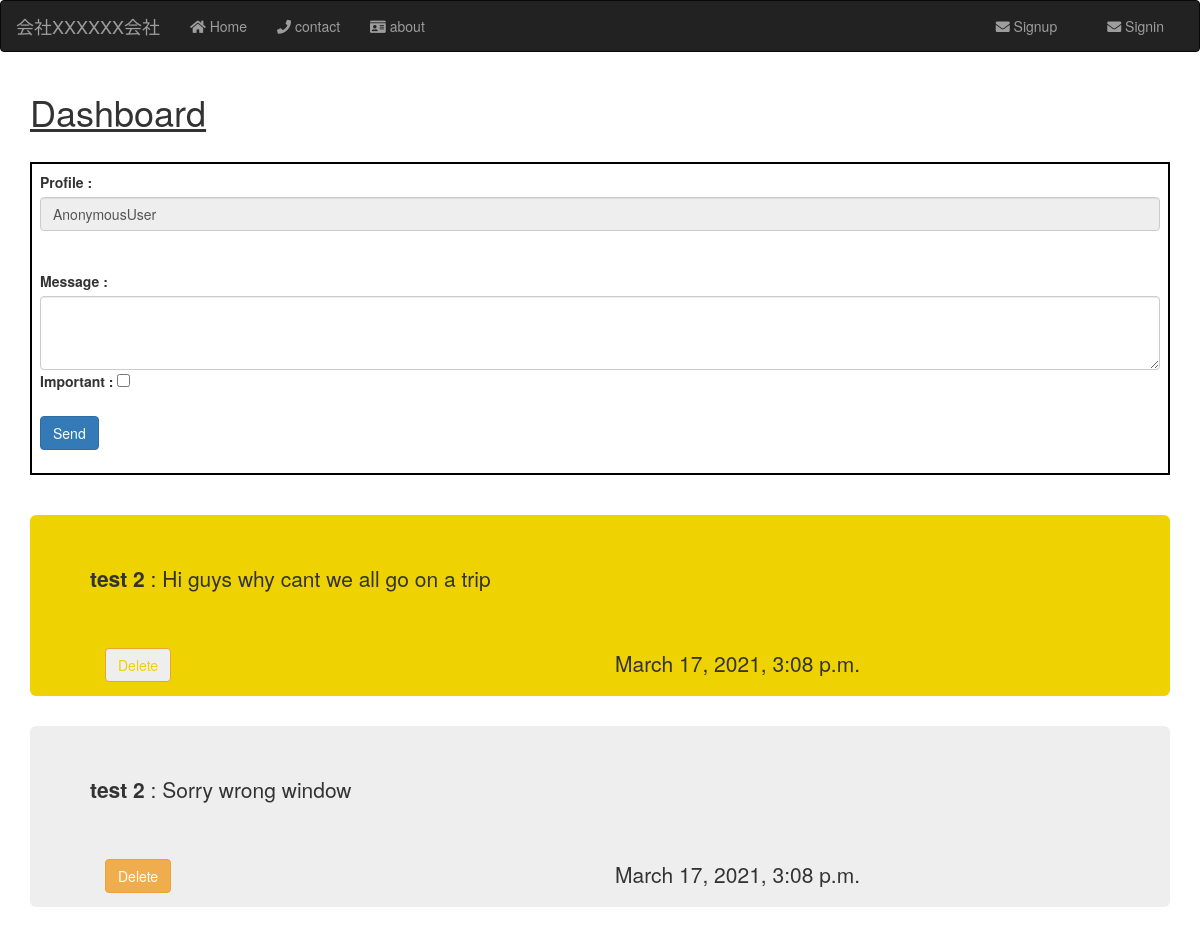
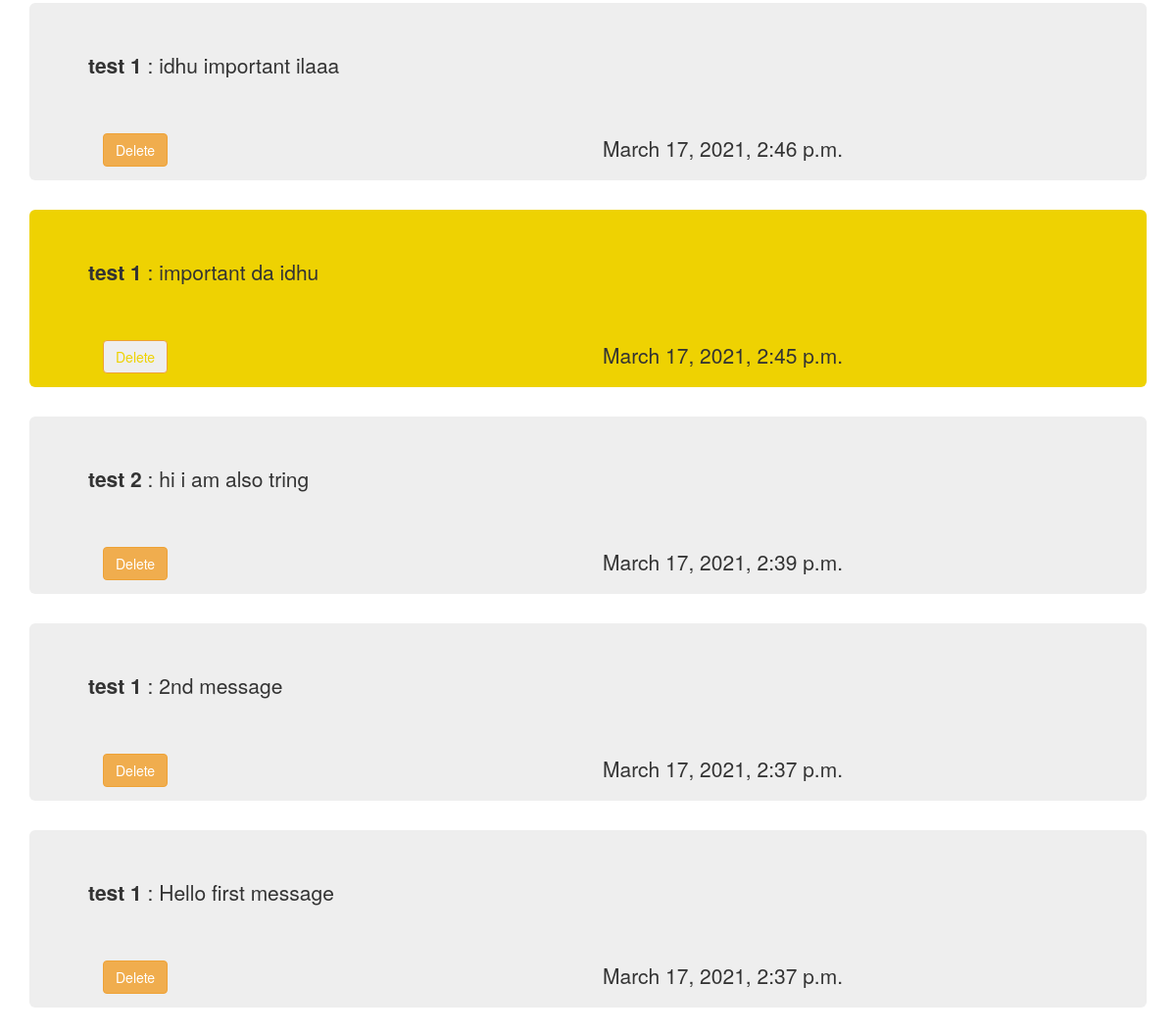
/dashboard/, run on the app's committed database (2 pictures, top to bottom).
### dashboard/models.py (models this page shows)
class Message(models.Model):
    user = models.ForeignKey(User, on_delete=models.CASCADE, related_name= "emp_message")
    user_profile = models.ForeignKey(user_profile, on_delete=models.CASCADE , related_name= "user_profile_message")
    employee = models.ForeignKey(Employee, on_delete=models.CASCADE , related_name= "emp")
    message = models.TextField(max_length=300)
    sender = models.ForeignKey(Employee, on_delete=models.CASCADE , related_name= "emp_sender")
    reciever = models.ForeignKey(Employee, on_delete=models.CASCADE , related_name= "emp_reciever" , blank=True , null=True)
    created_at = models.DateTimeField(auto_now_add=True)
    important = models.BooleanField(blank = True, null=True)
    def __str__(self):
        name = str(self.sender) +' ' +  str(self.message)[0:10]
        return str(name)

### structure/models.py (models this page shows, shortened)
class Employee(models.Model):
    user_profile = models.ForeignKey(user_profile, on_delete=models.CASCADE, null=True, blank=True )
    emp_no = models.IntegerField( primary_key=True)
    birth_date = models.DateField()
    first_name = models.CharField(max_length=14)
    last_name = models.CharField(max_length=16)
    gender = models.CharField(max_length=1)
    hire_date = models.DateField()
    address = models.TextField(max_length=100, blank = True, null=True, default="NAN")
    class Meta:
        verbose_name = ('employee')
        verbose_name_plural = ('employees')
    def __str__(self):
        return "{} {}".format(self.first_name, self.last_name)

### dashboard/views.py (the view, shortened to what this page needs)
# urls.py: path('', views.home , name = "home"),
def home(request):
    curr_user = request.user
    admin = Employee.objects.get(emp_no = 0)
    print('admin is ', admin)
    messages = Message.objects.all().filter(reciever=admin).order_by('-created_at')
    print(messages)
    return render(request,'dashboard/dashboard.html', {'messages': messages, 'curr_user' : curr_user})

### templates/dashboard/dashboard.html (shortened to what this page needs)
<!DOCTYPE html>
{% extends "base.html" %}
{% load static %}
{% block body %}
<h1> <u>Dashboard</u></h1> <br>
<form style="border: 2px solid black; padding : 8px" method=POST>
    <div class="form-group">
        <label for="sender"> Profile :</label>
        <input type="text" class="form-control" name="sender" value={{curr_user}} disabled>
        <br><br>
        <label for="message"> Message : </label>
        <textarea class="form-control" name="message" rows="3"></textarea>
        <label for="important"> Important : </label>
        <input type="checkbox" name="important">
        <br><br>
        <input type="submit" class="btn btn-primary" value="Send">
    </div>
</form>
<br><br>
    {% for message in messages %}
        {% if message.important == True %}
            <div class="jumbotron"  style= "background-color:#eed202;">
                <div>
                    <p><b>{{message.sender}}</b> : {{message.message}}</p>
                    <br><br>
                </div>
                <div class="col-md-12">
                    <div class="row">
                        <div class="col-md-6">
                            <a href=" {% url 'dashboard:delete' pk=message.id %} "><button class="btn btn-warning" style="background-color: #eee; color : #eed202;">Delete</button></a>
                        </div>
                        <div class="col-md-6">
                            <p>{{message.created_at}}</p>
                        </div>
                    </div>
                </div>
            </div>
        {% else %}
            <div class="jumbotron" >
                <div>
                    <p><b>{{message.sender}}</b> : {{message.message}}</p>
                    <br><br>
                </div>
                <div class="col-md-12">
                    <div class="row">
                        <div class="col-md-6">
                            <a href=" {% url 'dashboard:delete' pk=message.id %} "><button class="btn btn-warning">Delete</button></a>
                        </div>
                        <div class="col-md-6">
                            <p>{{message.created_at}}</p>
                        </div>
                    </div>
                </div>
            </div>
        {% endif %}
    {% endfor %}
{% endblock %}

### data on the page
Message: sender "test 2", message "Hi guys why cant we all go on a trip", created_at "March 17, 2021, 3:08 p.m."
Message: sender "test 2", message "Sorry wrong window", created_at "March 17, 2021, 3:08 p.m."
Message: sender "test 1", message "idhu important ilaaa", created_at "March 17, 2021, 2:46 p.m."
Message: sender "test 1", message "important da idhu", created_at "March 17, 2021, 2:45 p.m."
Message: sender "test 2", message "hi i am also tring", created_at "March 17, 2021, 2:39 p.m."
Message: sender "test 1", message "2nd message", created_at "March 17, 2021, 2:37 p.m."
Message: sender "test 1", message "Hello first message", created_at "March 17, 2021, 2:37 p.m."
